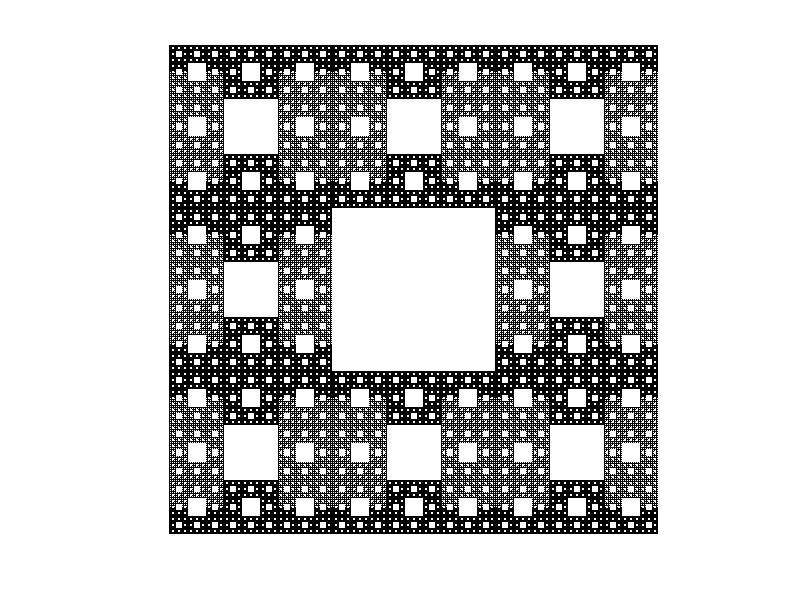

Source code (MATLAB):
function covor_sierpinski(i);

% TEPPICH(N) draws the n-th iteration of the
% Sierpinski carpet

% TEPPICH uses n = 6.
%default setting
switch nargin
    case 0
        i=6;
end

tic 
M = 0;
% create a matrix M consisting of zeros and ones
% indicating the points of the carpet 
for k=1:i
    M = [M,      M,        M;
         M,  ones(3^(k-1)),M;
         M,      M,        M];
end

% plot settings
imagesc(M);
colormap(gray);

axis equal;
axis off;
toc